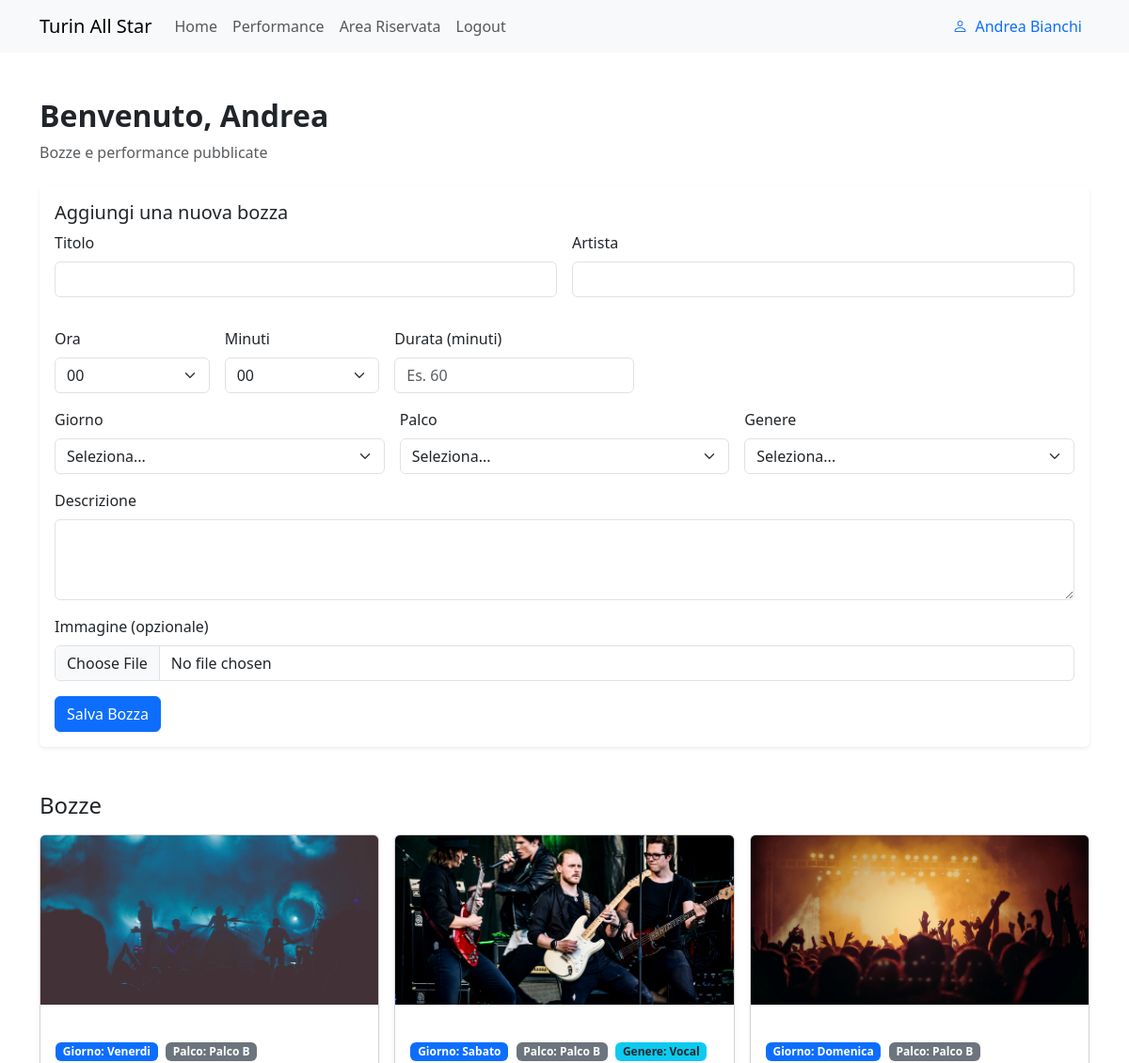
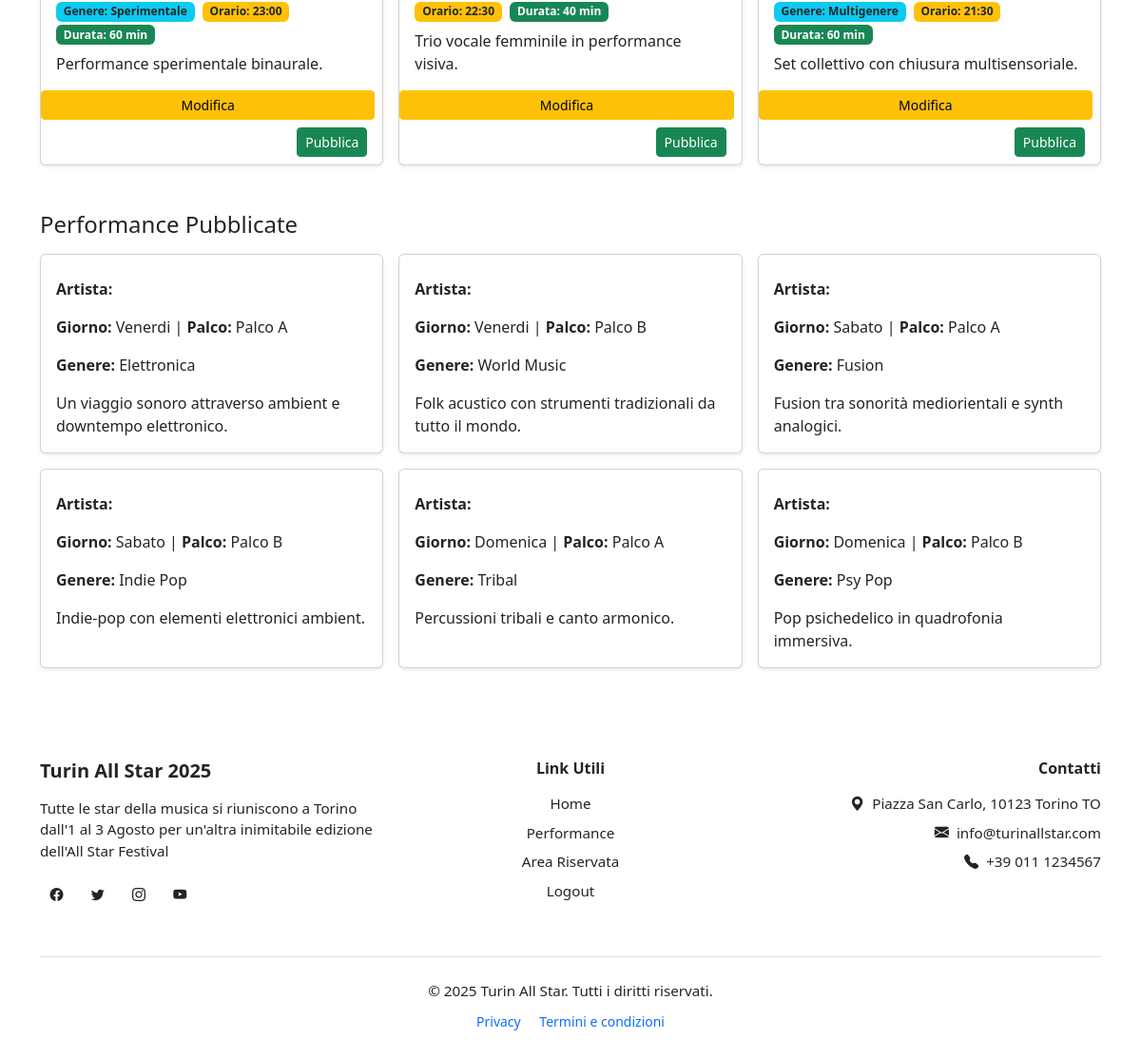
Page /reserved (signed in) on the committed database (2 pictures, top to bottom).
### tables this page shows
CREATE TABLE utenti(
    id INTEGER PRIMARY KEY AUTOINCREMENT,
    nome TEXT NOT NULL,
    cognome TEXT NOT NULL,
    email TEXT UNIQUE NOT NULL,
    password TEXT NOT NULL,
    ruolo TEXT CHECK(ruolo IN('organizzatore','partecipante')) NOT NULL,
    data_registrazione TIMESTAMP DEFAULT CURRENT_TIMESTAMP
);

CREATE TABLE performances(
    id INTEGER PRIMARY KEY AUTOINCREMENT,
    nome_artista TEXT UNIQUE NOT NULL,
    giorno TEXT CHECK(giorno IN('Venerdi','Sabato','Domenica')) NOT NULL,
    orario TEXT NOT NULL,
    durata INTEGER NOT NULL,
    descrizione TEXT NOT NULL,
    palco TEXT CHECK(palco IN('Palco A','Palco B','Palco C')) NOT NULL,
    genere TEXT NOT NULL,
    immagine TEXT NOT NULL,
    pubblicato INTEGER DEFAULT 0,
    id_organizzatore INTEGER NOT NULL,
    data_inserimento TIMESTAMP DEFAULT CURRENT_TIMESTAMP,
    FOREIGN KEY (id_organizzatore) REFERENCES utenti(id)
);

### routes/private_routes.py (the view)
@private_bp.route("/reserved")
@login_required
def reserved():
    biglietto = biglietti_dao.get_biglietto_by_partecipante(current_user.id)
    bozze = performances_dao.get_bozze_by_organizzatore(current_user.id)
    pubblicate = performances_dao.get_performances_pubblicate_by_organizzatore(current_user.id)
    if current_user.ruolo == "organizzatore":
        return render_template("private/riservata_organizzatori.html", user=current_user, bozze=bozze, pubblicate=pubblicate)
    return render_template("private/riservata_partecipanti.html", user=current_user, biglietto=biglietto)

### dao/biglietti_dao.py (called while the page is built, shortened)
def get_db_connection():
    conn = sqlite3.connect("festival.db")
    conn.row_factory = sqlite3.Row
    return conn

def get_biglietto_by_partecipante(id_partecipante):
    try:
        sql = """
        SELECT b.id, b.id_partecipante, b.tipo, b.data_acquisto, bg.giorno
        FROM biglietti b
        LEFT JOIN biglietti_giorni bg ON b.id = bg.id_biglietto
        WHERE b.id_partecipante = ?
        """
        with get_db_connection() as conn:
            cursor = conn.cursor()
            cursor.execute(sql, (id_partecipante,))
            righe = cursor.fetchall()
            cursor.close()
        if not righe:
            return None
    except sqlite3.Error as e:
        logging.error(f"get_biglietto_by_partecipante: {e}")
        return None

### dao/performances_dao.py (called while the page is built)
def get_db_connection():
    conn = sqlite3.connect("festival.db")
    conn.row_factory = sqlite3.Row
    return conn

def get_performances_pubblicate_by_organizzatore(id_organizzatore):
    try:
        sql = "SELECT * FROM performances WHERE id_organizzatore = ? AND pubblicato = 1"
        with get_db_connection() as conn:
            cursor = conn.cursor()
            cursor.execute(sql, (id_organizzatore,))
            performances = cursor.fetchall()
            cursor.close()
        return performances
    except sqlite3.Error as e:
        logging.error(f"get_performances_pubblicate_by_organizzatore: {e}")
        return []

def get_bozze_by_organizzatore(id_organizzatore):
    try:
        sql = "SELECT * FROM performances WHERE id_organizzatore = ? AND pubblicato = 0"
        with get_db_connection() as conn:
            cursor = conn.cursor()
            cursor.execute(sql, (id_organizzatore,))
            bozze = cursor.fetchall()
            cursor.close()
        return bozze
    except sqlite3.Error as e:
        logging.error(f"get_bozze_by_organizzatore: {e}")
        return []

### dao/utenti_dao.py (called while the page is built)
def get_db_connection():
    conn = sqlite3.connect("festival.db")
    conn.row_factory = sqlite3.Row
    return conn

def get_utente_by_id(id):
    try:
        sql = "SELECT * FROM utenti WHERE id = ?"
        with get_db_connection() as conn:
            cursor = conn.cursor()
            cursor.execute(sql, (id,))
            utente = cursor.fetchone()
            cursor.close()
        return utente
    except sqlite3.Error as e:
        logging.error(f"get_utente_by_id: {e}")
        return None

### templates/private/riservata_organizzatori.html (shortened to what this page needs)
{% extends "base.html" %}  {% block content %}
<section class="container mt-5 mb-4">
  <h2 class="fw-bold">Benvenuto, {{ user.nome }}</h2>
  <p class="text-muted">Bozze e performance pubblicate</p>
</section>
<section class="container mb-5">
  <div class="card shadow-sm border-0">
    <div class="card-body">
      <h5 class="card-title">Aggiungi una nuova bozza</h5>
      <form
        method="POST"
        enctype="multipart/form-data"
        action="{{ url_for('private.aggiungi_bozza') }}"
      >
        <div class="row g-3">
          <div class="col-md-6">
            <label for="titolo" class="form-label">Titolo</label>
            <input type="text" class="form-control" name="titolo" required />
          </div>
          <div class="col-md-6">
            <label for="artista" class="form-label">Artista</label>
            <input type="text" class="form-control" name="artista" required />
          </div>
          <div class="row g-3 align-items-end">
            <div class="col-md-2">
              <label for="ora" class="form-label">Ora</label>
              <select name="ora" id="ora" class="form-select" required>
                {% for h in range(0, 24) %}
                <option value="{{ '%02d' % h }}">{{ '%02d' % h }}</option>
                {% endfor %}
              </select>
            </div>
            <div class="col-md-2">
              <label for="minuti" class="form-label">Minuti</label>
              <select name="minuti" id="minuti" class="form-select" required>
                {% for m in range(0, 60, 5) %}
                <option value="{{ '%02d' % m }}">{{ '%02d' % m }}</option>
                {% endfor %}
              </select>
            </div>
            <div class="col-md-3">
              <label for="durata" class="form-label">Durata (minuti)</label>
              <input
                type="number"
                min="1"
                class="form-control"
                name="durata"
                id="durata"
                placeholder="Es. 60"
                required
              />
            </div>
          </div>
          <div class="col-md-4">
            <label for="giorno" class="form-label">Giorno</label>
            <select class="form-select" name="giorno" required>
              <option value="">Seleziona...</option>
            </select>
          </div>
          <div class="col-md-4">
            <label for="palco" class="form-label">Palco</label>
            <select class="form-select" name="palco" required>
              <option value="">Seleziona...</option>
            </select>
          </div>
          <div class="col-md-4">
            <label for="genere" class="form-label">Genere</label>
            <select class="form-select" name="genere" required>
              <option value="">Seleziona...</option>
            </select>
          </div>
          <div class="col-12">
            <label for="descrizione" class="form-label">Descrizione</label>
            <textarea
              class="form-control"
              name="descrizione"
              rows="3"
            ></textarea>
          </div>
          <div class="col-12">
            <label for="immagine" class="form-label"
              >Immagine (opzionale)</label
            >
            <input
              type="file"
              class="form-control"
              name="immagine"
              accept="image/*"
            />
          </div>
          <div class="col-12">
            <button type="submit" class="btn btn-primary">Salva Bozza</button>
          </div>
        </div>
      </form>
    </div>
  </div>
</section>
<section class="container mb-5">
  <h4 class="mb-3">Bozze</h4>
  <div class="row g-3">
    {% for bozza in bozze %}
    <div class="col-md-6 col-lg-4">
      <div class="card h-100 shadow-sm">
        {% if bozza.immagine %}
        <img
          src="{{ bozza.immagine }}"
          alt="Immagine di {{ bozza.titolo }}"
          class="card-img-top"
          style="object-fit: cover; height: 180px"
        />
        {% endif %}
        <div class="card-body d-flex flex-column">
          <div class="mb-2">
            <span class="badge bg-primary me-1"
              >Giorno: {{ bozza.giorno }}</span
            >
            <span class="badge bg-secondary me-1"
              >Palco: {{ bozza.palco }}</span
            >
            <span class="badge bg-info text-dark me-1"
              >Genere: {{ bozza.genere }}</span
            >
            {% if bozza.orario %}
            <span class="badge bg-warning text-dark me-1"
              >Orario: {{ bozza.orario }}</span
            >
            {% endif %} {% if bozza.durata %}
            <span class="badge bg-success me-1"
              >Durata: {{ bozza.durata }} min</span
            >
            {% endif %}
          </div>
          {% if bozza.descrizione %}
          <p class="card-text flex-grow-1">{{ bozza.descrizione }}</p>
          {% else %}
          <p class="card-text text-muted fst-italic">Nessuna descrizione.</p>
          {% endif %}
        </div>
        <a
          href="{{ url_for('private.modifica_bozza', id=bozza.id) }}"
          class="btn btn-warning btn-sm me-2"
          >Modifica</a
        >
        <div class="card-footer text-end bg-transparent border-0">
          <form
            method="POST"
            action="{{ url_for('private.pubblica_bozza', id=bozza.id) }}"
          >
            <button type="submit" class="btn btn-success btn-sm">
              Pubblica
            </button>
          </form>
        </div>
      </div>
    </div>
    {% else %}
    <p class="text-muted">Nessuna bozza disponibile.</p>
    {% endfor %}
  </div>
</section>
<section class="container mb-5">
  <h4 class="mb-3">Performance Pubblicate</h4>
  <div class="row g-3">
    {% for p in pubblicate %}
    <div class="col-md-6 col-lg-4">
      <div class="card h-100 shadow-sm">
        <div class="card-body">
          <p class="card-text"><strong>Artista:</strong> {{ p.artista }}</p>
          <p class="card-text">
            <strong>Giorno:</strong> {{ p.giorno }} | <strong>Palco:</strong> {{
            p.palco }}
          </p>
          <p class="card-text"><strong>Genere:</strong> {{ p.genere }}</p>
          <p class="card-text">{{ p.descrizione }}</p>
        </div>
      </div>
    </div>
    {% else %}
    <p class="text-muted">Nessuna performance pubblicata.</p>
    {% endfor %}
  </div>
</section>
{% endblock %}

### templates/base.html (shortened to what this page needs)
<!DOCTYPE html>
<html lang="it">
  <head>
    <link
      href="https://cdn.jsdelivr.net/npm/bootstrap@5.3.6/dist/css/bootstrap.min.css"
      rel="stylesheet"
    />
    <link
      rel="stylesheet"
      href="https://cdn.jsdelivr.net/npm/bootstrap-icons@1.10.5/font/bootstrap-icons.css"
    />
    <link
      rel="stylesheet"
      href="{{ url_for('static', filename='css/components/notification.css') }}"
    />
    <link
      rel="stylesheet"
      href="{{ url_for('static', filename='css/components/footer.css') }}"
    />
  </head>
  <body>
    {% include "components/navbar.html" %} {% include
    "components/notification.html" %} {% block content %}{% endblock %} {%
    include "components/footer.html" %}
  </body>
</html>

### templates/components/navbar.html (shortened to what this page needs)
<nav class="navbar navbar-expand-lg bg-body-tertiary sticky-top">
  <div class="container">
    <a class="navbar-brand" href="{{ url_for('public.home') }}"
      >Turin All Star</a
    >
    <div class="collapse navbar-collapse" id="navbarNav">
      <ul class="navbar-nav me-auto mb-2 mb-lg-0">
        <li class="nav-item">
          <a
            class="nav-link"
            aria-current="page"
            href="{{ url_for('public.home') }}"
            >Home</a
          >
        </li>
        <li class="nav-item">
          <a class="nav-link" href="{{ url_for('public.performances') }}"
            >Performance</a
          >
        </li>
        <li class="nav-item">
          <a class="nav-link" href="{{ url_for('private.reserved')}}"
            >Area Riservata</a
          >
        </li>
        {% if current_user.is_authenticated %}
        <li class="nav-item">
          <a class="nav-link" href="{{ url_for('auth.logout') }}">Logout</a>
        </li>
        {% endif %}
      </ul>
      {% if current_user.is_authenticated %}
      <a class="text-decoration-none" href="{{ url_for('private.reserved') }}">
      <div class="d-flex align-items-center ms-auto">
        <div class="text-primary d-flex align-items-center gap-2 px-2">
          <i class="bi bi-person"></i>
          <span>{{ current_user.nome }} {{ current_user.cognome }}</span>
        </div>
      </div>
      {% endif %}
      </a>
    </div>
  </div>
</nav>

### templates/components/footer.html
<footer class="footer mt-5 text-dark">
  <div class="container py-5">
    <div class="row gy-5">
      <div class="col-md-4 text-md-start text-center">
        <h5 class="fw-bold mb-3">Turin All Star 2025</h5>
        <p class="mb-3">Tutte le star della musica si riuniscono a Torino dall'1 al 3 Agosto per un'altra inimitabile edizione dell'All Star Festival</p>
        <div class="d-flex justify-content-md-start justify-content-center gap-2">
          <a href="#" class="btn btn-sm" aria-label="Facebook"><i class="bi bi-facebook"></i></a>
          <a href="#" class="btn btn-sm" aria-label="Twitter"><i class="bi bi-twitter"></i></a>
          <a href="#" class="btn btn-sm" aria-label="Instagram"><i class="bi bi-instagram"></i></a>
          <a href="#" class="btn btn-sm" aria-label="YouTube"><i class="bi bi-youtube"></i></a>
        </div>
      </div>
      <div class="col-md-4 text-md-center text-center">
        <h6 class="fw-semibold mb-3">Link Utili</h6>
        <ul class="list-unstyled">
          <li class="mb-2"><a href="{{ url_for('public.home') }}" class="text-decoration-none text-dark">Home</a></li>
          <li class="mb-2"><a href="{{ url_for('public.performances') }}" class="text-decoration-none text-dark">Performance</a></li>
          <li class="mb-2"><a href="{{ url_for('private.reserved')}}" class="text-decoration-none text-dark">Area Riservata</a></li>
          {% if current_user.is_authenticated %}
          <li class="mb-2"><a href="{{ url_for('auth.logout') }}" class="text-decoration-none text-dark">Logout</a></li>
          {% else %}
          <li class="mb-2"><a href="{{ url_for('auth.login') }}" class="text-decoration-none text-dark">Login</a></li>
          <li class="mb-2"><a href="{{ url_for('auth.signup') }}" class="text-decoration-none text-dark">Signup</a></li>
          {% endif %}
        </ul>
      </div>
      <div class="col-md-4 text-md-end text-center">
        <h6 class="fw-semibold mb-3">Contatti</h6>
        <p class="mb-2"><i class="bi bi-geo-alt-fill me-2"></i>Piazza San Carlo, 10123 Torino TO</p>
        <p class="mb-2"><i class="bi bi-envelope-fill me-2"></i>info@turinallstar.com</p>
        <p><i class="bi bi-telephone-fill me-2"></i>+39 011 1234567</p>
      </div>
    </div>
    <div class="text-center mt-5 pt-4 border-top">
      <p class="mb-2">&copy; 2025 Turin All Star. Tutti i diritti riservati.</p>
      <small>
        <a href="#" class="text-decoration-none me-3">Privacy</a>
        <a href="#" class="text-decoration-none">Termini e condizioni</a>
      </small>
    </div>
  </div>
</footer>

### static/css/components/footer.css (style rules this page uses)
.footer p, .footer li { font-size: 0.95rem; }
.footer ul { padding: 0; margin: 0; list-style: none; }
.footer a { transition: color 0.2s; }
.footer .btn { padding: 0.375rem 0.6rem; }

### rows in the picture
utenti: nome "Andrea", cognome "Bianchi"
performances: immagine (picture), giorno "Venerdi", palco "Palco B", genere "Sperimentale", orario "23:00", durata "60", descrizione "Performance sperimentale binaurale."
performances: immagine (picture), giorno "Sabato", palco "Palco B", genere "Vocal", orario "22:30", durata "40", descrizione "Trio vocale femminile in performance visiva."
performances: immagine (picture), giorno "Domenica", palco "Palco B", genere "Multigenere", orario "21:30", durata "60", descrizione "Set collettivo con chiusura multisensoriale."
performances: giorno "Venerdi", palco "Palco A", genere "Elettronica", descrizione "Un viaggio sonoro attraverso ambient e downtempo elettronico."
performances: giorno "Venerdi", palco "Palco B", genere "World Music", descrizione "Folk acustico con strumenti tradizionali da tutto il mondo."
performances: giorno "Sabato", palco "Palco A", genere "Fusion", descrizione "Fusion tra sonorità mediorientali e synth analogici."
performances: giorno "Sabato", palco "Palco B", genere "Indie Pop", descrizione "Indie-pop con elementi elettronici ambient."
performances: giorno "Domenica", palco "Palco A", genere "Tribal", descrizione "Percussioni tribali e canto armonico."
performances: giorno "Domenica", palco "Palco B", genere "Psy Pop", descrizione "Pop psichedelico in quadrofonia immersiva."

### other values in the picture
form field ora "00"
form field minuti "00"
